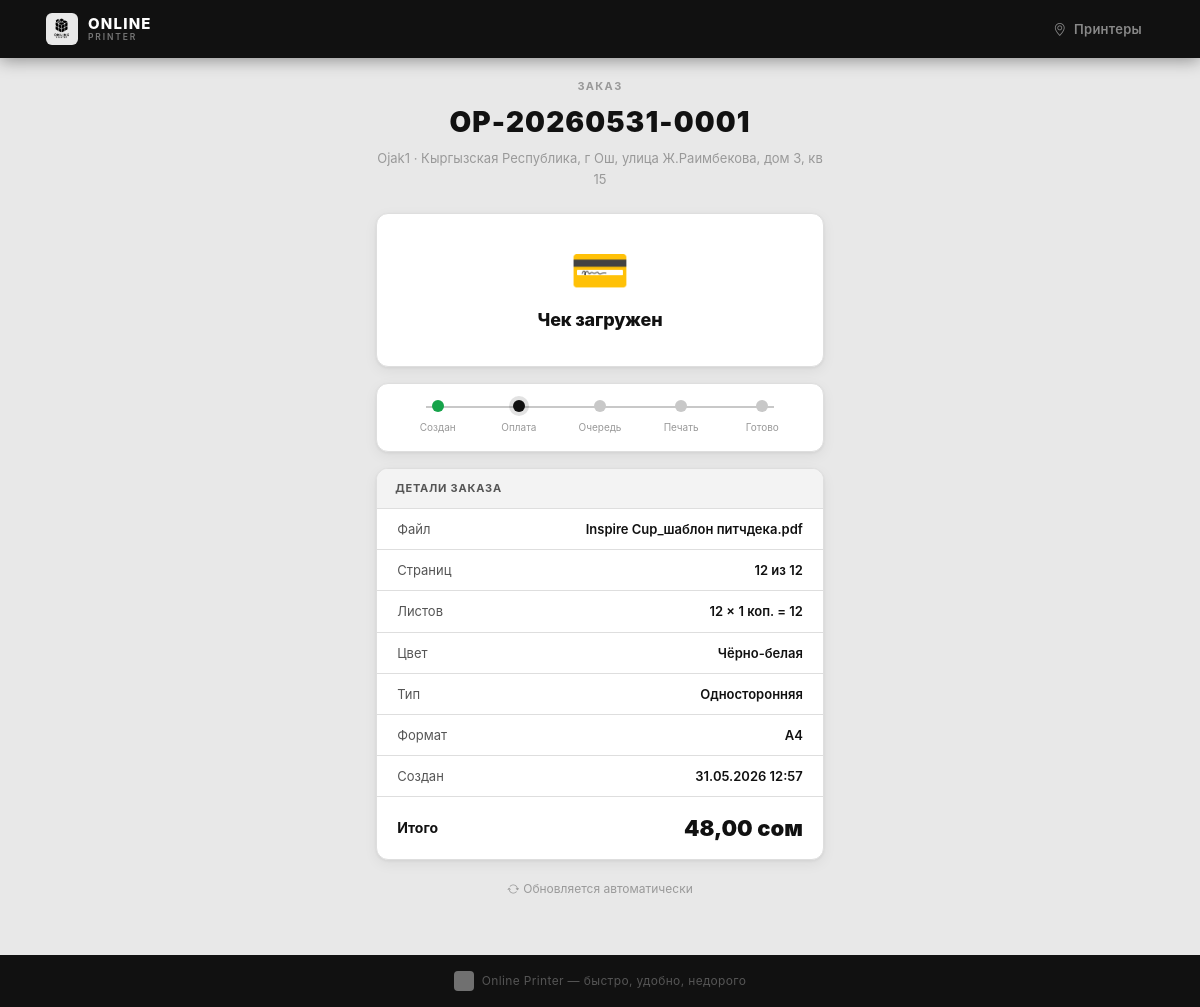
The page /track/OP-20260531-0001/ on the database its author committed.
### orders/models.py (models this page shows, shortened)
class Order(models.Model):
    STATUS_CHOICES = [
        ('created', 'Создан'),
        ('calculated', 'Рассчитан'),
        ('awaiting_payment', 'Ожидает оплаты'),
        ('receipt_uploaded', 'Чек загружен'),
        ('paid', 'Оплачен'),
        ('queued', 'В очереди печати'),
        ('printing', 'Печатается'),
        ('printed', 'Распечатан'),
        ('error', 'Ошибка'),
        ('cancelled', 'Отменён'),
    ]
    COLOR_CHOICES = [('bw', 'Чёрно-белая'), ('color', 'Цветная')]
    ORIENTATION_CHOICES = [
        ('as_is', 'Как в документе'),
        ('portrait', 'Портрет'),
        ('landscape', 'Альбом'),
    ]
    PAPER_FORMAT_CHOICES = [('A4', 'A4'), ('A3', 'A3')]
    order_number = models.CharField('Номер заказа', max_length=30, unique=True, editable=False)
    terminal = models.ForeignKey(
        'printers.PrinterTerminal',
        verbose_name='Принтер',
        on_delete=models.PROTECT,
        null=True, blank=True,
        related_name='orders',
    )
    customer_name = models.CharField('Имя', max_length=100)
    customer_phone = models.CharField('Телефон', max_length=20)
    customer_comment = models.TextField('Комментарий', blank=True)
    file = models.FileField('Файл', upload_to='uploads/%Y/%m/%d/')
    original_filename = models.CharField('Исходное имя файла', max_length=255)
    copies = models.PositiveIntegerField('Количество копий', default=1)
    color = models.CharField('Цвет', max_length=10, choices=COLOR_CHOICES, default='bw')
    duplex = models.BooleanField('Двусторонняя', default=False)
    paper_format = models.CharField('Формат бумаги', max_length=4, choices=PAPER_FORMAT_CHOICES, default='A4')
    page_range = models.CharField('Диапазон страниц', max_length=100, blank=True,
                                   help_text='Например: 1-5,7,9-12. Пусто = все страницы.')
    orientation = models.CharField('Ориентация', max_length=20, choices=ORIENTATION_CHOICES, default='as_is')
    even_only = models.BooleanField('Только чётные', default=False)
    odd_only = models.BooleanField('Только нечётные', default=False)
    total_pages = models.PositiveIntegerField('Всего страниц в файле', default=0)
    selected_pages = models.PositiveIntegerField('Выбрано страниц', default=0)
    sheets_per_copy = models.PositiveIntegerField('Листов на копию', default=0)
    total_sheets = models.PositiveIntegerField('Всего листов', default=0)
    price_per_sheet = models.DecimalField('Цена за лист', max_digits=8, decimal_places=2, default=0)
    total_cost = models.DecimalField('Итого (сом)', max_digits=10, decimal_places=2, default=0)
    status = models.CharField('Статус', max_length=20, choices=STATUS_CHOICES, default='created')
    payment_receipt = models.ImageField('Чек оплаты', upload_to='receipts/%Y/%m/%d/', blank=True)
    payment_amount = models.DecimalField('Оплачено', max_digits=10, decimal_places=2, null=True, blank=True)
    payment_confirmed_at = models.DateTimeField('Подтверждено', null=True, blank=True)
    transaction_id = models.CharField('ID транзакции', max_length=100, blank=True)
    qr_code = models.ImageField('QR-код', upload_to='qrcodes/', blank=True)
    created_at = models.DateTimeField('Создан', auto_now_add=True)
    printed_at = models.DateTimeField('Распечатан', null=True, blank=True)
    error_message = models.TextField('Сообщение об ошибке', blank=True)
    class Meta:
        verbose_name = 'Заказ'
        verbose_name_plural = 'Заказы'
        ordering = ['-created_at']
    def get_status_display_ru(self):
        return dict(self.STATUS_CHOICES).get(self.status, self.status)

### printers/models.py (models this page shows, shortened)
class PrinterTerminal(models.Model):
    name = models.CharField('Название', max_length=100)
    token = models.UUIDField('Токен', default=uuid.uuid4, unique=True, editable=False)
    address = models.CharField('Адрес', max_length=300)
    latitude = models.DecimalField('Широта', max_digits=9, decimal_places=6, default=42.870000)
    longitude = models.DecimalField('Долгота', max_digits=9, decimal_places=6, default=74.590000)
    description = models.TextField('Описание / режим работы', blank=True)
    photo = models.ImageField('Фото точки', upload_to='terminals/', blank=True)
    server_url = models.CharField(
        'URL сервера', max_length=300, blank=True,
        help_text='Например: http://192.168.1.100 или https://yoursite.com'
    )
    system_printer_name = models.CharField(
        'Имя принтера в системе', max_length=200, blank=True,
        help_text='Оставьте пустым — будет использоваться принтер по умолчанию. '
                  'Узнать: Windows → "lpstat -p", Mac/Linux → "lpstat -p"'
    )
    poll_interval = models.PositiveIntegerField(
        'Интервал опроса (сек)', default=10,
        help_text='Как часто агент проверяет новые задания'
    )
    is_active = models.BooleanField('Принимает заказы', default=True)
    is_online = models.BooleanField('Онлайн', default=False)
    last_seen = models.DateTimeField('Последний раз в сети', null=True, blank=True)
    class Meta:
        verbose_name = 'Принтер'
        verbose_name_plural = 'Принтеры'
        ordering = ['name']

### orders/views.py (the view)
# urls.py: path('track/<str:order_number>/', views.tracking_view, name='tracking'),
def tracking_view(request, order_number):
    order = get_object_or_404(Order, order_number=order_number)
    details = [
        ('Файл',      order.original_filename),
        ('Страниц',   f'{order.selected_pages} из {order.total_pages}'),
        ('Листов',    f'{order.sheets_per_copy} × {order.copies} коп. = {order.total_sheets}'),
        ('Цвет',      order.get_color_display()),
        ('Тип',       'Двусторонняя' if order.duplex else 'Односторонняя'),
        ('Формат',    order.paper_format),
        ('Создан',    order.created_at.strftime('%d.%m.%Y %H:%M')),
    ]
    if order.printed_at:
        details.append(('Распечатан', order.printed_at.strftime('%d.%m.%Y %H:%M')))
    return render(request, 'orders/tracking.html', {'order': order, 'details': details})

### templates/orders/tracking.html (shortened to what this page needs)
{% extends 'base.html' %}
{% block content %}
<div class="row justify-content-center">
<div class="col-xl-5 col-lg-6 col-md-8">
  <div class="text-center mb-4">
    <div style="font-size:11px;font-weight:700;letter-spacing:.12em;text-transform:uppercase;color:var(--text-3);margin-bottom:6px">Заказ</div>
    <div style="font-size:28px;font-weight:900;letter-spacing:.04em">{{ order.order_number }}</div>
    <div style="font-size:13px;color:var(--text-3);margin-top:4px">{{ order.terminal.name }} · {{ order.terminal.address }}</div>
  </div>
  <div class="op-card mb-3 text-center">
    <div class="op-card-body" style="padding:32px 20px">
      <div id="statusIcon" style="font-size:3rem;margin-bottom:12px;line-height:1">
        {% if order.status == 'printed' %}✅
        {% elif order.status == 'printing' %}🖨️
        {% elif order.status == 'queued' %}⏳
        {% elif order.status == 'error' %}❌
        {% elif order.status == 'cancelled' %}🚫
        {% else %}💳{% endif %}
      </div>
      <div id="statusText" style="font-size:18px;font-weight:800;letter-spacing:-.01em">
        {{ order.get_status_display_ru }}
      </div>
    </div>
  </div>
  <div class="op-card mb-3">
    <div class="op-card-body" style="padding:16px 20px">
      <div class="progress-steps">
        <div style="display:flex;justify-content:space-between;position:relative;margin-bottom:8px">
          {% with s=order.status %}
          <div class="step-dot {% if s == 'created' or s == 'calculated' %}active{% elif s in 'awaiting_payment,receipt_uploaded,paid,queued,printing,printed' %}done{% endif %}"></div>
          <div class="step-dot {% if s == 'awaiting_payment' or s == 'receipt_uploaded' %}active{% elif s in 'paid,queued,printing,printed' %}done{% endif %}"></div>
          <div class="step-dot {% if s == 'paid' or s == 'queued' %}active{% elif s in 'printing,printed' %}done{% endif %}"></div>
          <div class="step-dot {% if s == 'printing' %}active{% elif s == 'printed' %}done{% endif %}"></div>
          <div class="step-dot {% if s == 'printed' %}active done{% endif %}"></div>
          {% endwith %}
        </div>
        <div style="display:flex;justify-content:space-between">
          <small style="font-size:10px;color:var(--text-3);text-align:center;width:20%">Создан</small>
          <small style="font-size:10px;color:var(--text-3);text-align:center;width:20%">Оплата</small>
          <small style="font-size:10px;color:var(--text-3);text-align:center;width:20%">Очередь</small>
          <small style="font-size:10px;color:var(--text-3);text-align:center;width:20%">Печать</small>
          <small style="font-size:10px;color:var(--text-3);text-align:center;width:20%">Готово</small>
        </div>
      </div>
    </div>
  </div>
  <div class="op-card mb-3">
    <div class="op-card-header">Детали заказа</div>
    <div class="op-card-body" style="padding:0">
      {% for label, value in details %}
      <div style="display:flex;justify-content:space-between;align-items:center;padding:10px 20px;border-bottom:1px solid var(--border)">
        <span style="font-size:13px;color:var(--text-2)">{{ label }}</span>
        <span style="font-size:13px;font-weight:600">{{ value }}</span>
      </div>
      {% endfor %}
      <div style="display:flex;justify-content:space-between;align-items:center;padding:14px 20px">
        <span style="font-size:14px;font-weight:700">Итого</span>
        <span style="font-size:22px;font-weight:900">{{ order.total_cost }} сом</span>
      </div>
    </div>
  </div>
  <div class="text-center" id="refreshInfo">
    <small style="color:var(--text-3);font-size:12px">
      <i class="bi bi-arrow-repeat me-1"></i>Обновляется автоматически
    </small>
  </div>
</div>
</div>
{% endblock %}

### static/css/style.css (style rules this page uses)
*, *::before, *::after { box-sizing: border-box; margin: 0; padding: 0; }
:root { --bg: #E8E8E8; --surface: #FFFFFF; --surface-2: #F3F3F3; --border: #DEDEDE; --border-2: #C8C8C8; --text: #111111; --text-2: #555555; --text-3: #999999; --accent: #111111; --green: #16A34A; --red: #DC2626; --yellow: #D97706; --r: 12px; --r-sm: 8px; --shadow: 0 1px 3px rgba(0,0,0,.06), 0 4px 14px rgba(0,0,0,.06); --shadow-lg: 0 2px 8px rgba(0,0,0,.08), 0 8px 28px rgba(0,0,0,.10); }
body { background: var(--bg); color: var(--text); font-family: -apple-system, BlinkMacSystemFont, 'Inter', 'Segoe UI', sans-serif; font-size: 15px; line-height: 1.55; -webkit-font-smoothing: antialiased; }
.op-card { background: var(--surface); border: 1px solid var(--border); border-radius: var(--r); box-shadow: var(--shadow); overflow: hidden; }
.op-card-header { padding: 11px 18px; border-bottom: 1px solid var(--border); font-size: 11px; font-weight: 700; text-transform: uppercase; letter-spacing: .07em; color: var(--text-2); background: var(--surface-2); }
.op-card-body { padding: 18px; }
.step-dot { width: 12px; height: 12px; border-radius: 50%; background: var(--border-2); margin: 0 auto; position: relative; z-index: 2; transition: background .3s, box-shadow .3s; }
.step-dot.active { background: #111; box-shadow: 0 0 0 4px rgba(17,17,17,.12); }
.step-dot.done { background: var(--green); }

### rows shown on the page
Order: order_number "OP-20260531-0001", terminal.name "Ojak1", terminal.address "Кыргызская Республика, г Ош, улица Ж.Раимбекова, дом 3, кв 15", get_status_display_ru "Чек загружен", details "Inspire Cup_шаблон питчдека.pdf" "A4", total_cost "48,00"

### other values the page prints
{{ label }} "Файл" "Страниц" "Листов" "Цвет" "Тип" "Формат" "Создан"
{{ value }} "12 из 12" "12 × 1 коп. = 12" "Чёрно-белая" "Односторонняя" "31.05.2026 12:57"
